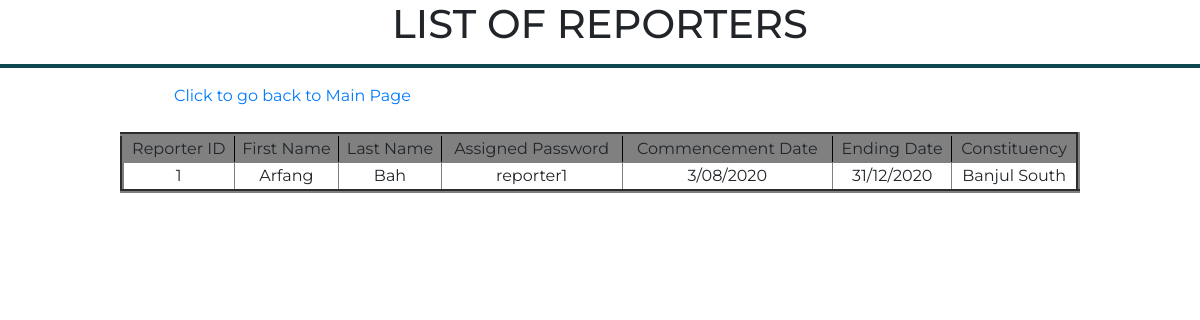
The page /reporters_list on the database its author committed.
### tables this page shows
CREATE TABLE admin_reporter(
    ID INTEGER PRIMARY KEY,
    firstname VARCHAR(100) NOT NULL,
    lastname VARCHAR(100) NOT NULL,
    assigned_password VARCHAR(100) NOT NULL,
    starting_date DATE NOT NULL,
    end_date DATE Not NULL,
    constituency VARCHAR(100) NOT NULL
);

### app.py (the view)
@app.route('/reporters_list', methods=['GET','POST'])
def reporters_list():
    conn = sqlite3.connect('database.db')
    conn.row_factory = sqlite3.Row
    cur = conn.cursor()
    cur.execute("SELECT ID,firstname,lastname,assigned_password,starting_date,end_date,constituency FROM admin_reporter")
    rows = cur.fetchall()
    return render_template('reporters.html', rows=rows)

### templates/reporters.html (shortened to what this page needs)
<!DOCTYPE html>
<html lang="en">
<head>
    <link rel="stylesheet" href="static/assets/bootstrap/css/bootstrap.min.css?h=4d8c570e95f3392224398d56f2f9addb">
    <link rel="stylesheet" href="https://cdnjs.cloudflare.com/ajax/libs/ionicons/2.0.1/css/ionicons.min.css">
    <link rel="stylesheet" href="https://cdnjs.cloudflare.com/ajax/libs/animate.css/3.5.2/animate.min.css">
    <link rel="stylesheet" href="https://cdnjs.cloudflare.com/ajax/libs/aos/2.1.1/aos.css">
    <link rel="stylesheet" href="https://cdnjs.cloudflare.com/ajax/libs/baguettebox.js/1.10.0/baguetteBox.min.css">
    <link rel="stylesheet" href="https://unpkg.com/@bootstrapstudio/bootstrap-better-nav/dist/bootstrap-better-nav.min.css">
    <link rel="stylesheet" href="static/assets/css/styles.min.css?h=b01073cb9c2dcab677cd55b10a2b141e">
</head>
<body>
    <div class="row">
        <div class="col-sm-12 col-md-12" style="text-align: center;">
            <h1>LIST OF REPORTERS</h1>
            <hr>
        </div>
    </div>
    <div class="row">
        <div class="col-md-6 col-sm-12" style="text-align: center;">
            <a href="/admin_page">Click to go back to Main Page</a>
        </div>
    </div>
    <br>
    <div class="row">
        <div class="col-sm-12 col-md-12">
            <table border="4" style="width: 80%; margin: auto;">
                <thead style="background-color: grey; text-align: center; border-right: 2px solid black;">
                    <td>Reporter ID</td>
                    <td>First Name</td>
                    <td>Last Name</td>
                    <td>Assigned Password</td>
                    <td>Commencement Date</td>
                    <td>Ending Date</td>
                    <td>Constituency</td>
                </thead>
                {% for row in rows %}
                    <tr style="text-align: center;">
                        <td>{{row[0]}}</td>
                        <td>{{row[1]}}</td>
                        <td>{{row[2]}}</td>
                        <td>{{row[3]}}</td>
                        <td>{{row[4]}}</td>
                        <td>{{row[5]}}</td>
                        <td>{{row[6]}}</td>
                    </tr>
                {% endfor %}
            </table>
        </div>
    </div>
</body>
</html>

### rows shown on the page
admin_reporter: ID "1", firstname "Arfang", lastname "Bah", assigned_password "reporter1", starting_date "3/08/2020", end_date "31/12/2020", constituency "Banjul South"
